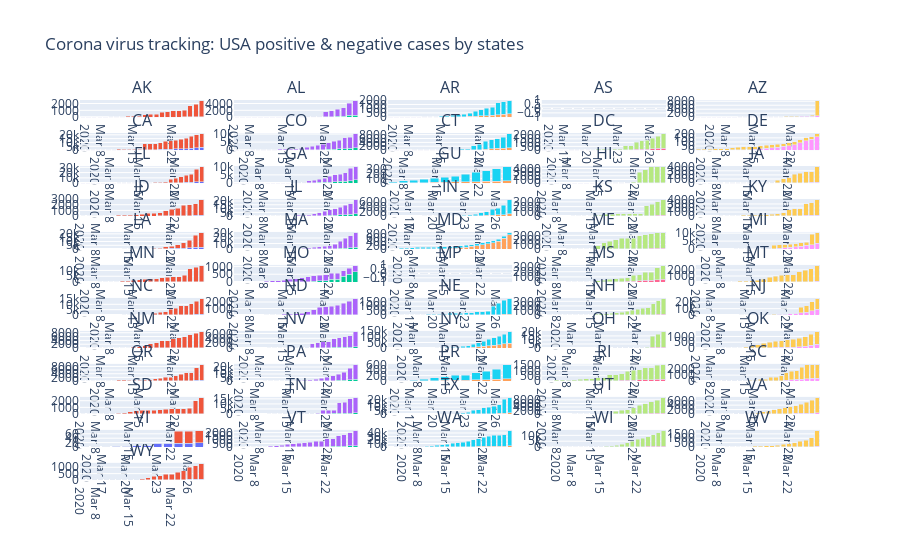

Source (notebook cell):
### Code cell
import importlib
import corona_plots
importlib.reload(corona_plots)

corona_plots.CoronaPlots.plot_global_cases(auto_open=True)
corona_plots.CoronaPlots.plot_usa_pos_neg_tracking(auto_open=True)
